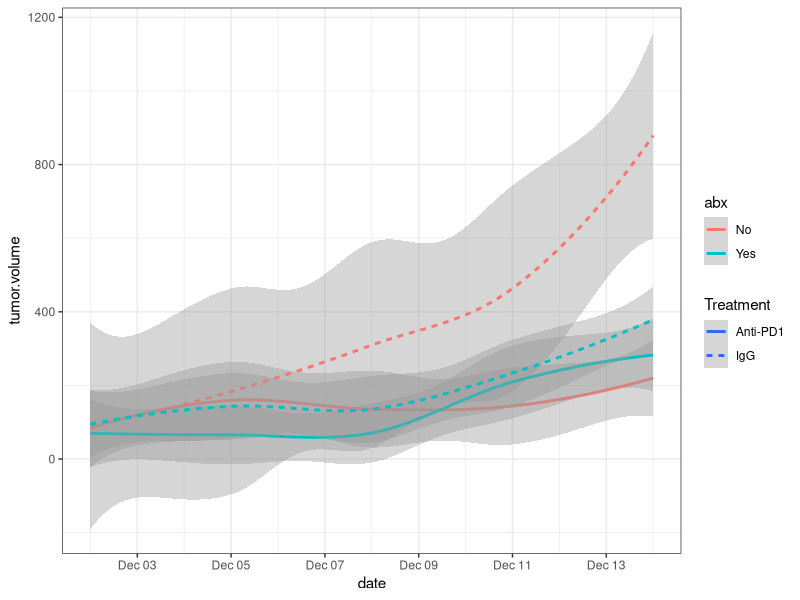
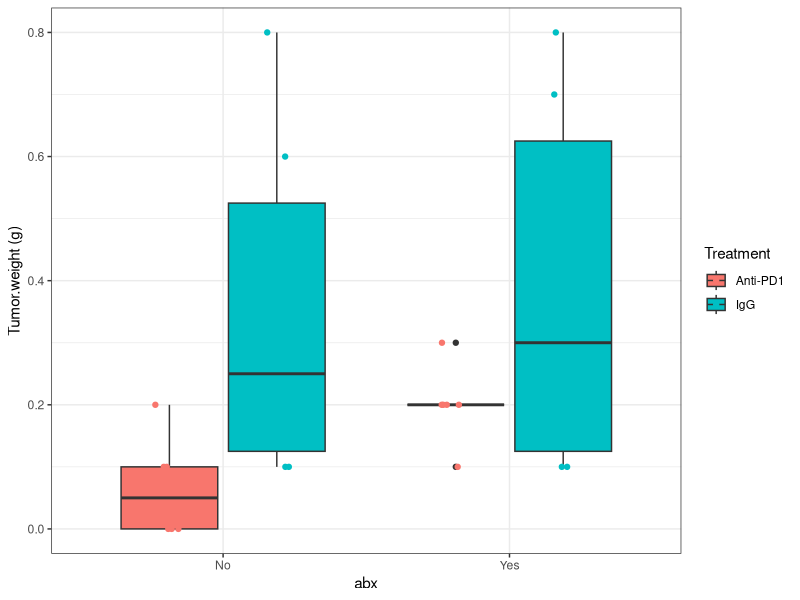

Write the R code that produced these figures, in order.
## ---- chunk 1
knitr::opts_chunk$set(echo = TRUE)

library(readxl)
library(tidyverse)
library(knitr)
## ---- chunk 2
x <- readxl::read_xlsx(file.path("..", 
                                 "data", 
                                 "tumor-size", 
                                 "AOT00048953-mimic15", 
                                 "AOT00048953-mimic15_tumor-size.xlsx"))

summary(x)
## ---- chunk 3
y <- 
  x %>%
  mutate(cage = as.factor(cage)) %>%
  mutate(abx = if_else(grepl("2|4|6|8", cage),
                       true = "Yes",
                       false = "No")) %>%
  mutate(tumor.volume = (`tumor.length.(mm)` * (`tumor.width.(mm)`^2)) / 2) %>%
  drop_na(tumor.volume) %>%
  mutate(mouse = paste(tail.number, cage, sep = "."))

head(y)  
## ---- chunk 4
y %>%
  drop_na(Treatment) %>%
  ggplot(aes(x = date, y = tumor.volume)) +
  # geom_line(aes(group = mouse), 
  #           alpha = 0.3, 
  #           show.legend = FALSE) +
  # geom_point(alpha = 0.1,
  #            show.legend = FALSE) +
  geom_smooth(aes(color = abx,
                  lty = Treatment)) +
  theme_bw()
## ---- chunk 5
summary <- 
  y %>%
  filter(date == max(date)) %>%
  group_by(abx) %>%
  summarize(mean.volume = mean(tumor.volume),
            sd.volume = sd(tumor.volume),
            n = n())

kable(summary)
## ---- chunk 6
y %>%
  drop_na(`Tumor.weight (g)`) %>%
  ggplot(aes(x = abx, y = `Tumor.weight (g)`)) +
  geom_boxplot(aes(fill = Treatment)) +
  geom_point(aes(color = Treatment), 
             position = position_jitterdodge(jitter.width = 0.1)) +
  theme_bw()
